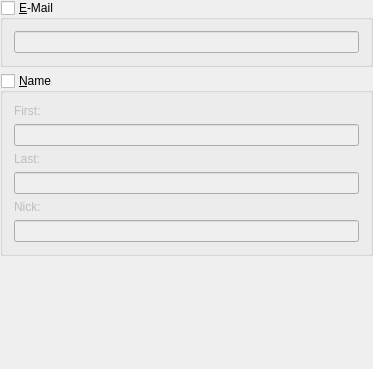
<?xml version="1.0" encoding="UTF-8"?>
<ui version="4.0" >
 <class>SearchAll</class>
 <widget class="QWidget" name="SearchAll" >
  <property name="geometry" >
   <rect>
    <x>0</x>
    <y>0</y>
    <width>373</width>
    <height>369</height>
   </rect>
  </property>
  <property name="windowTitle" >
   <string>Form4</string>
  </property>
  <layout class="QVBoxLayout" >
   <property name="spacing" >
    <number>6</number>
   </property>
   <property name="margin" >
    <number>0</number>
   </property>
   <item>
    <widget class="QGroupBox" name="grpMail">
     <property name="checkable">
      <bool>true</bool>
     </property>
     <property name="checked">
      <bool>false</bool>
     </property>
     <property name="title" stdset="0" >
      <string>&amp;E-Mail</string>
     </property>
     <layout class="QVBoxLayout" >
      <property name="spacing" >
       <number>6</number>
      </property>
      <property name="margin" >
       <number>11</number>
      </property>
      <item>
       <widget class="QLineEdit" name="edtMail" />
      </item>
     </layout>
    </widget>
   </item>
   <item>
    <widget class="QGroupBox" name="grpName">
     <property name="checkable">
      <bool>true</bool>
     </property>
     <property name="checked">
      <bool>false</bool>
     </property>
     <property name="title" stdset="0" >
      <string>&amp;Name</string>
     </property>
     <layout class="QVBoxLayout" >
      <property name="spacing" >
       <number>6</number>
      </property>
      <property name="margin" >
       <number>11</number>
      </property>
      <item>
       <widget class="QLabel" name="TextLabel5" >
        <property name="text" >
         <string>First:</string>
        </property>
        <property name="wordWrap" >
         <bool>false</bool>
        </property>
       </widget>
      </item>
      <item>
       <widget class="QLineEdit" name="edtFirst" />
      </item>
      <item>
       <widget class="QLabel" name="TextLabel6" >
        <property name="text" >
         <string>Last:</string>
        </property>
        <property name="wordWrap" >
         <bool>false</bool>
        </property>
       </widget>
      </item>
      <item>
       <widget class="QLineEdit" name="edtLast" />
      </item>
      <item>
       <widget class="QLabel" name="TextLabel7" >
        <property name="text" >
         <string>Nick:</string>
        </property>
        <property name="wordWrap" >
         <bool>false</bool>
        </property>
       </widget>
      </item>
      <item>
       <widget class="QLineEdit" name="edtNick" />
      </item>
     </layout>
    </widget>
   </item>
   <item>
    <spacer name="Spacer8" >
     <property name="orientation" >
      <enum>Qt::Vertical</enum>
     </property>
     <property name="sizeType" >
      <enum>QSizePolicy::Expanding</enum>
     </property>
     <property name="sizeHint" stdset="0" >
      <size>
       <width>20</width>
       <height>20</height>
      </size>
     </property>
    </spacer>
   </item>
  </layout>
  <zorder>grpMail</zorder>
  <zorder>grpName</zorder>
  <zorder>groupBox</zorder>
  <zorder>groupBox_2</zorder>
 </widget>
 <resources/>
 <connections/>
</ui>
